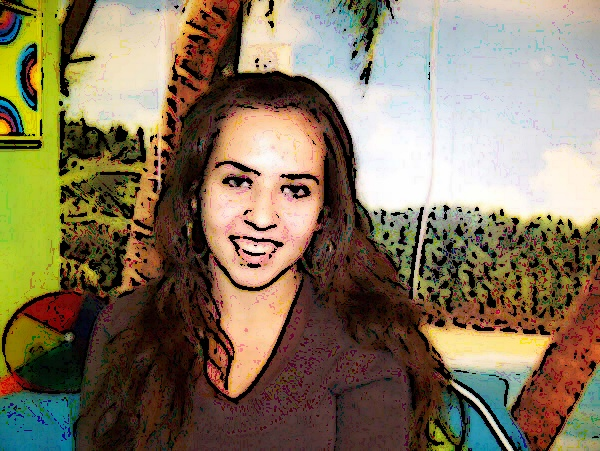
#> input picture example.jpg, 600 x 451 px
$ python -i 'capture functions.py'   (imports and definitions only)
#> lines starting #> are read from the running program, lines starting #| are printed output that depends on the picture; after the words box and inside, x2 and y2 are one past the last pixel; in counts of white or black regions, pixels touching at a corner belong together
#########################################################
# Script created by T.Slenter for testing purpose only. #
# Cartoon generator with images or webcam.              #
#########################################################

#The cv2 module can be installed with: pip3 install opencv-python

#Import modules
import cv2

#Use a image to transform
def picture_to_cartoon(image, save_image):
#> called with image = 'example.jpg', save_image = 'out.png'
    image = cv2.imread(image)
#> image is the input picture: shape (451, 600, 3); mean B, G, R 94.1, 118.8, 133.4

    gray = cv2.cvtColor(image, cv2.COLOR_BGR2GRAY)
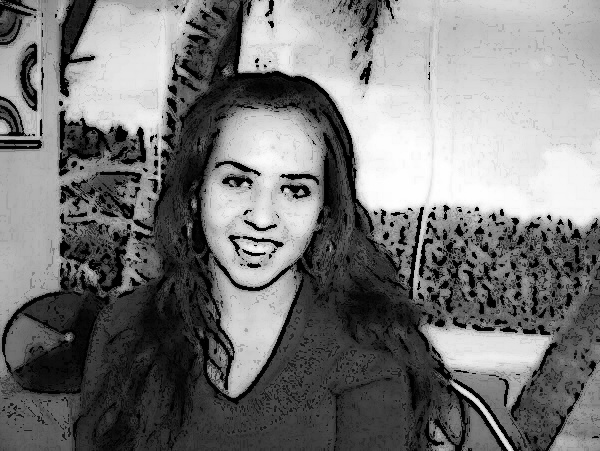
#> gray: shape (451, 600); min 0, max 255, mean 120.3
    blur = cv2.medianBlur(gray, 5)
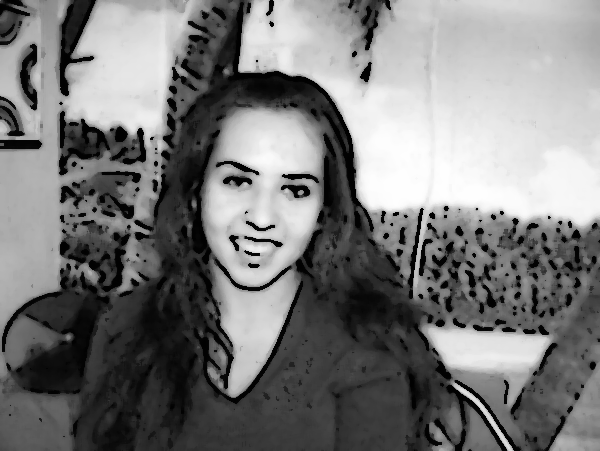
#> blur: shape (451, 600); min 1, max 254, mean 122.3
    edges = cv2.adaptiveThreshold(blur, 255, cv2.ADAPTIVE_THRESH_MEAN_C, cv2.THRESH_BINARY, 9, 9)
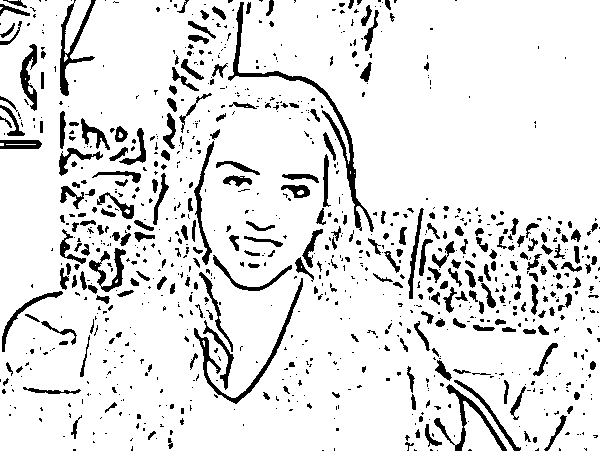
#> edges: shape (451, 600); 89.1% white; 940 black regions (670 under 20 px), largest, box (x1, y1, x2, y2) and area: (228, 2, 374, 232) 1758, (194, 278, 303, 404) 1052, (60, 0, 96, 96) 827

    #color = cv2.bilateralFilter(image, 9, 250, 250)
    color = cv2.bilateralFilter(image, 7, 250, 250)
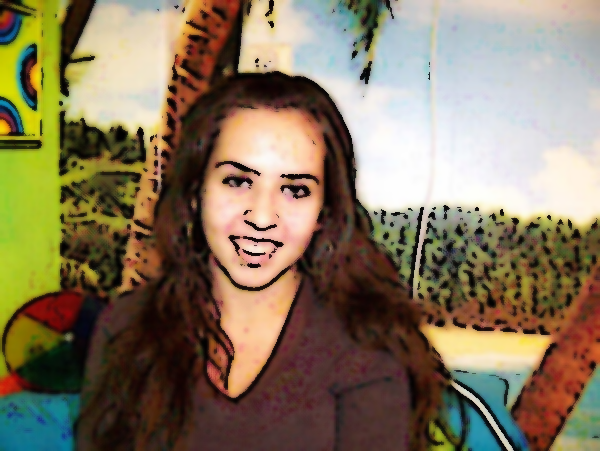
#> color: shape (451, 600, 3); mean B, G, R 94.2, 119.1, 133.7

    cartoon = cv2.bitwise_and(image, color, mask=edges)
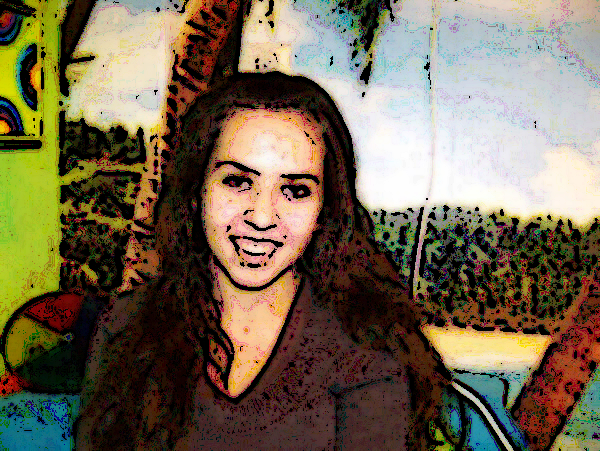
#> cartoon: shape (451, 600, 3); mean B, G, R 82.4, 104.7, 117.1

    # For debugging
    # cv2.imshow("Images", image)
    # cv2.imshow("edges", edges)
    cv2.imshow("Cartoon", cartoon)
    cv2.waitKey(0)
    cv2.destroyAllWindows()

    answer = input("Do you want to save this image? y/n: ")
#> the answer given: out.png
    if answer == 'y':
        cv2.imwrite(save_image, cartoon)

#Use the webcam to create a live filter
# [55 lines left out: functions live_cartoon, snap_cartoon, not called in this run]

#Example run function:

#Use function(image_filename, filename_for saving)
#picture_to_cartoon("100_1904.jpg", "converted2.jpg")

#Use function(capture device) / usually 0 or 1
#live_cartoon(1)

#Use function(capture device, image_name_to save) / capture device is usually 0 or 1
#snap_cartoon(0, "my_new_snap2.jpg")

>>> result = picture_to_cartoon('example.jpg', 'out.png')
